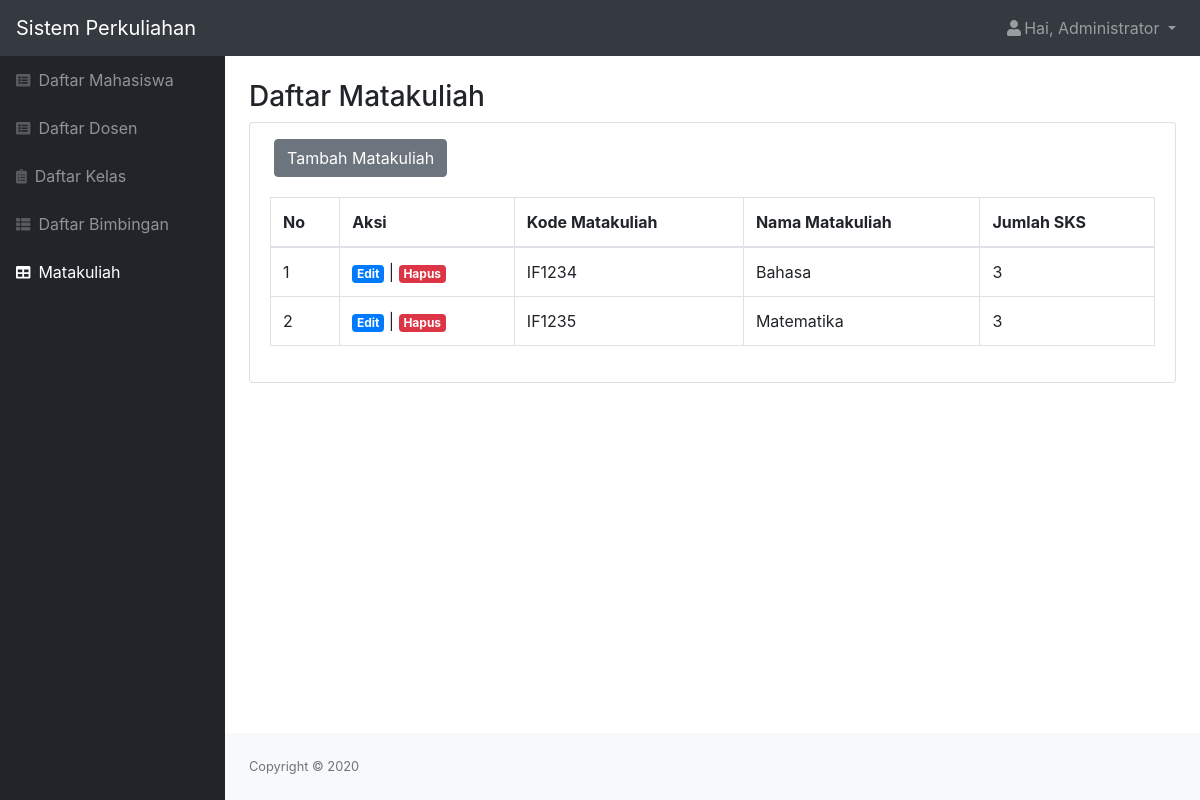
Screenshot of /php/matakuliah.php (signed in) with the database file from the repository.
### tables this page shows
CREATE TABLE `matakuliah` (
  `id_mk` int(11) NOT NULL,
  `kode_mk` char(6) NOT NULL,
  `matakuliah` varchar(100) NOT NULL,
  `sks` int(11) NOT NULL
);

### php/matakuliah.php (the view, shortened to what this page needs)
<?php
include "function.php";
$queryMatakuliah = mysqli_query($koneksi, "SELECT * FROM matakuliah");
$nama = $_SESSION['nama'];
$role = $_SESSION['role'];
?>
<!DOCTYPE html>
<html lang="en">
    <head>
        <link href="../css/styles.css" rel="stylesheet" />
        <link href="https://cdn.datatables.net/1.10.20/css/dataTables.bootstrap4.min.css" rel="stylesheet" />
    </head>
    <body class="sb-nav-fixed">
        <nav class="sb-topnav navbar navbar-expand navbar-dark bg-dark">
            <a class="navbar-brand" href="index.html">Sistem Perkuliahan</a>
            <ul class="navbar-nav ml-auto">
                <li class="nav-item dropdown">
                    <a class="nav-link dropdown-toggle" id="userDropdown" href="#" role="button" data-toggle="dropdown" aria-haspopup="true" aria-expanded="false"><i class="fas fa-user fa-fw"></i>Hai, <?= $nama; ?> </a>
                </li>
            </ul>
        </nav>
        <div id="layoutSidenav">
            <div id="layoutSidenav_nav">
                <nav class="sb-sidenav accordion sb-sidenav-dark" id="sidenavAccordion">
                    <div class="sb-sidenav-menu">
                        <div class="nav">
                            <a class="nav-link" href="mahasiswa.php"
                                ><div class="sb-nav-link-icon"><i class="fas fa-list-alt"></i></div>
                                Daftar Mahasiswa</a
                            >
                            <a class="nav-link" href="dosen.php"
                                ><div class="sb-nav-link-icon"><i class="fas fa-list-alt"></i></div>
                                Daftar Dosen</a
                            >
                            <a class="nav-link" href="kelas.php"
                                ><div class="sb-nav-link-icon"><i class="fas fa-clipboard-list"></i></div>
                                Daftar Kelas</a
                            >
                            <a class="nav-link" href="bimbingan.php"
                                ><div class="sb-nav-link-icon"><i class="fas fa-th-list"></i></div>
                                Daftar Bimbingan</a
                            >
                            <?php if($role == "0") { ?>
                            <a class="nav-link active" href="matakuliah.php"
                                ><div class="sb-nav-link-icon"><i class="fas fa-table"></i></div>
                                Matakuliah</a>
                            <?php } ?>
                        </div>
                    </div>
                </nav>
            </div>
            <div id="layoutSidenav_content">
                <main>
                    <div class="container-fluid">
                        <h3 class="mt-4">Daftar Matakuliah</h3>
                        <div class="card mb-4">
                        <?php if($role == "0") { ?>
                            <div class="tambah mt-3 px-4">
                                <a href="tambah_matkul.php" class="btn btn-secondary">Tambah Matakuliah</a>
                            </div>
                        <?php } ?>
                            <div class="card-body">
                                <div class="table-responsive">
                                <table class="table table-bordered" id="dataTable" width="100%" cellspacing="0">
                                        <thead>
                                            <tr>
                                                <th>No</th>
                                                <?php if($role == "0") { ?>
                                                <th>Aksi</th>
                                                <?php } ?>
                                                <th>Kode Matakuliah</th>
                                                <th>Nama Matakuliah</th>
                                                <th>Jumlah SKS</th>
                                            </tr>
                                        </thead>
                                        <?php $i=1; ?>
                                        <?php while ($data = mysqli_fetch_assoc($queryMatakuliah)) { ?>
                                            <tr>
                                                <td><?= $i; ?></td>
                                                <?php if($role == "0") { ?>
                                                <td><a href="edit_matakuliah.php?id_mk=<?= $data['id_mk']; ?>" class="badge badge-primary ">Edit</a> | <a href="function.php?act=hapusMatakuliah&id_mk=<?= $data['id_mk']; ?>" onclick="return confirm('Yakin ingin menghapus matakuliah?');" class="badge badge-danger ">Hapus</a></td>
                                                <?php } ?>
                                                <td><?= $data['kode_mk']; ?></td>
                                                <td><?= $data['matakuliah']; ?></td>
                                                <td><?= $data['sks']; ?></td>
                                            </tr>
                                        <?php $i++; ?>
                                        <?php } ?>
                                    </table>
                                </div>
                            </div>
                        </div>
                    </div>
                </main>
                <?php include "footer.php" ?>
            </div>
        </div>
    </body>
</html>

### rows the page displays
matakuliah: kode_mk "IF1234", matakuliah "Bahasa", sks "3"
matakuliah: kode_mk "IF1235", matakuliah "Matematika", sks "3"

### other values shown
$nama "Administrator"
